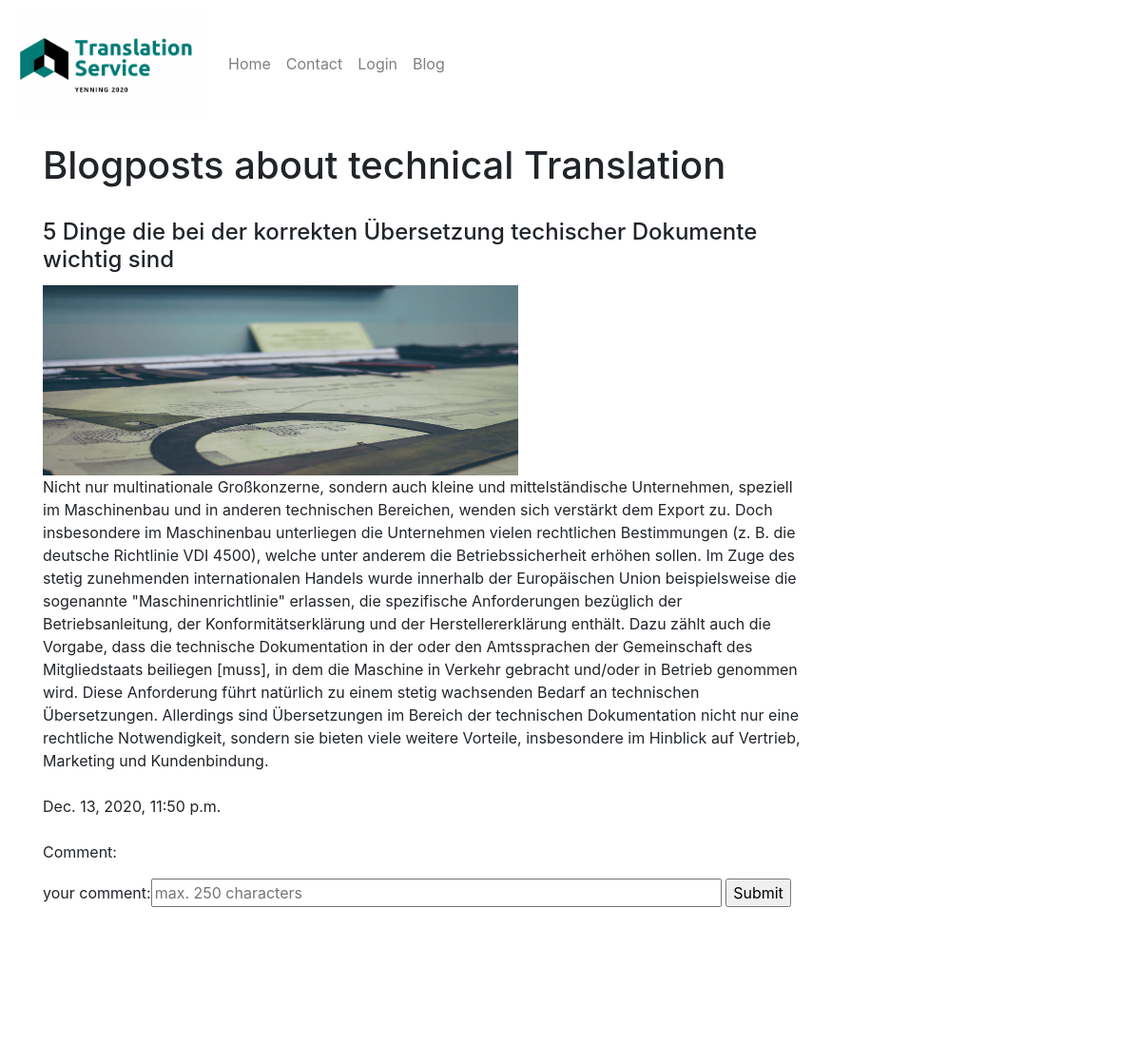
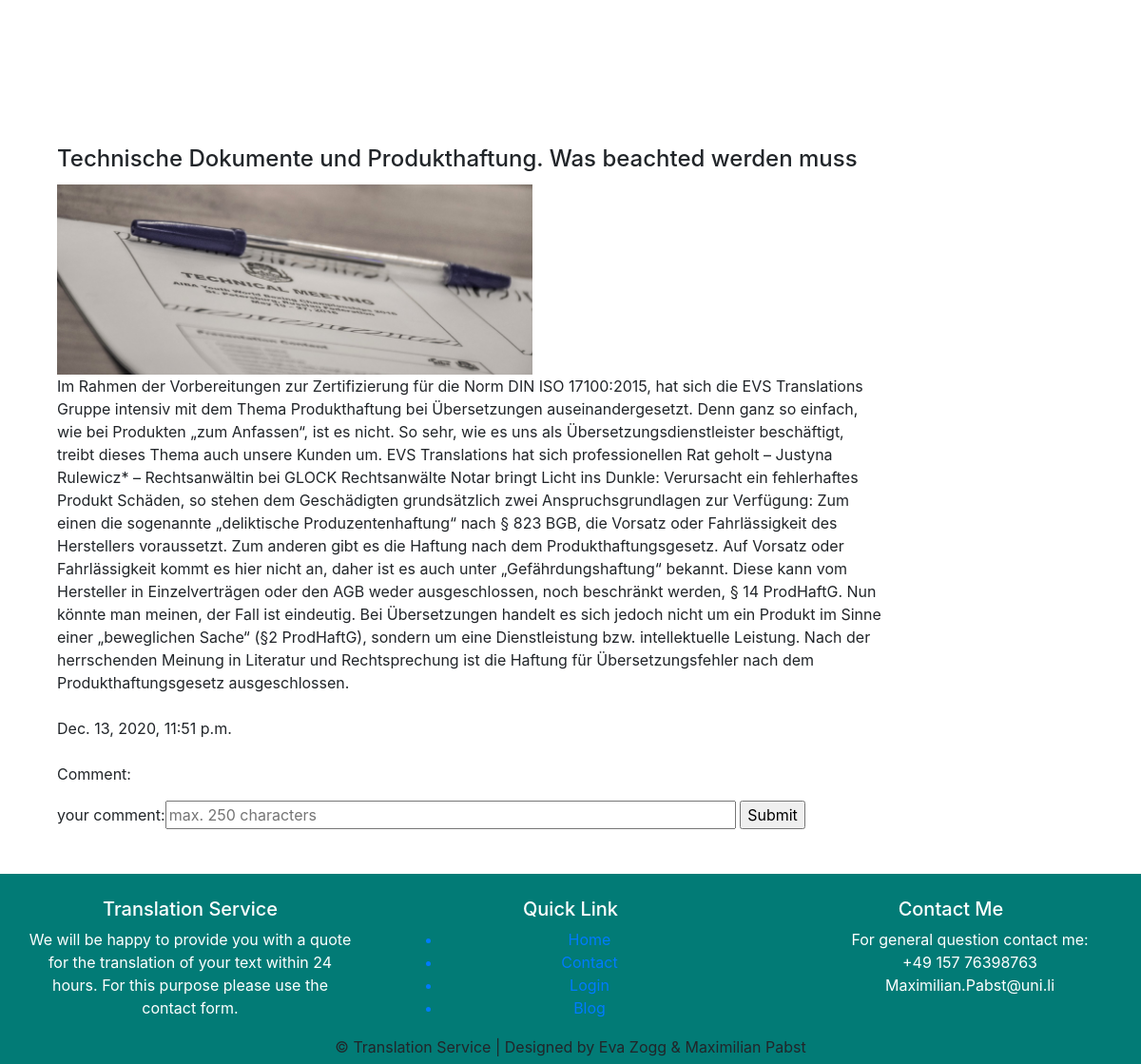
Screenshot of /blog/ with the database file from the repository (2 pictures, top to bottom).
### blog/models.py (models this page shows)
class blog(models.Model):
    title=models.CharField(max_length=200)
    Blogtext=models.TextField()
    Date=models.DateTimeField(auto_now_add=True)
    Comment=models.TextField(max_length=1000, blank=True)
    Image=models.ImageField(upload_to='static', blank=True)

### blog/views.py (the view)
# urls.py: path('blog/', blog_view),
def blog_view(httprequest, *args, **kwargs): #  create function
    blogdata = blog.objects.all()  # Saves objects from DB in Variable blogdata which is called in blog.html
    context = { #the conext dictionary is created
        "blogdata": blogdata,  # key:blogdata and value blogdata
        "Title": "Blogposts about technical Translation", #key: Title and value Blogpost related...
        'form': comment() #key: form and value is the user comment
    }
    if httprequest.method == "POST": #user is creating a POST request
        createcomment(httprequest) #createcomment is called
    return render(httprequest, "blog.html", context) #and Page is rendert again so the comment gets shown

### blog/forms.py
class comment(forms.ModelForm):
    Comment = forms.CharField(max_length=250,
                              label="your comment",
                              widget=forms.TextInput(attrs={'style': 'width:600px', 'placeholder':'max. 250 characters'})) #widget as a HTML representation of Input Field
    class Meta: #further options
        model=blog
        fields=['Comment']

### blog/templates/blog.html (shortened to what this page needs)
{% extends "base.html" %}
    {% block content %}
        <h1>{{ Title }}</h1>
        <br>
        <div class="content">
            <div class="row row-cols-1 row-cols-md-1">
            {%for obj in blogdata%}
                <div class="col mb-4" style="max-width: 900px;">
                    <div class
                        <div class="card-body">
                            <h4 class="card-title">{{ obj.title }}</h4>
                            <img src="{{ obj.Image.url }}" alt="{{ text }}" width="500px" height="200">
                            <br>
                            <p> {{ obj.Blogtext}} <br>
                                <br>{{ obj.Date }} <br><br> Comment: <em><br>{{ obj.Comment }} </em>
                                <form action="/blog/" method="post" >
                                {{ form }}
                                <input type="submit" value="Submit">
                                </form>
                            </p>
                        </div>
                    </div>
                </div>
            </div>
        </div>
    <br><br><br>
        {% endfor %}
    {% endblock %}

### templates/base.html (shortened to what this page needs)
<!DOCTYPE html>
<html lang="en">
<head>
    <link rel="stylesheet" href="https://maxcdn.bootstrapcdn.com/bootstrap/4.5.2/css/bootstrap.min.css">
</head>
<body>
    <nav class="navbar navbar-expand-sm navbar-light" style="background-color: #orange;">
      <a class="navbar-brand" href="/">
        {% load static %}
        <img src="{% static './Logo.png' %}" alt="Logo" style="width:200px;">
      </a>
      <div class="collapse navbar-collapse" id="collapsibleNavbar">
        <ul class="navbar-nav">
          <li class="nav-item">
            <a class="nav-link" href="/home">Home</a>
          </li>
          <li class="nav-item">
            <a class="nav-link" href="/contact">Contact</a>
          </li>
            {% if user.is_authenticated %}
            <li class="nav-item">
            {% comment %}if user is authenticated (logged in) it is shown with its username, which is a link to its profile data.
              the url contains the primary key (pk) of the user{% endcomment %}
                <a class="nav-link" href="{% url 'updateUser' pk=user.id %}">{{ user.get_username }}</a>
            </li>
           <li class="nav-item">
                <a class="nav-link" href="{% url 'logout'%}?next={{request.path}}">Logout</a>
            </li>
          {% else %}
            <li class="nav-item">
                <a class="nav-link" href="{% url 'login'%}?next={{request.path}}">Login</a>
            </li>
          {% endif %}
          <li class="nav-item">
              <a class="nav-link" href="/blog">Blog</a>
          </li>
        </ul>
      </div>
    </nav>
    <main>
    <div class='container'>
        <div class='content'>
            <p>
                {% block content %}{% endblock %}
</body>
    <div class='footer'>
        <div class="footer-content">
            <div class="footer-section-about">
                <h5> <span>Translation</span> Service</h5>
                <p>We will be happy to provide you with a quote for the translation of your text within 24 hours.
                For this purpose please use the contact form.</p>
                <div class="social">
                    <a href='#'>></a>
                    <a href='#'>></a>
                    <a href='#'>></a>
                </div>
            </div>
            <div class="footer-section-link">
                <h5>Quick Link</h5>
                <ul>
                <a href="/home">
                    <li>Home</li>
                </a>
                <a href="/contact">
                    <li>Contact</li>
                </a>
                <a href={% url 'login'%}?next={{request.path}}">
                    <li>Login</li>
                </a>
                <a href="/blog">
                    <li>Blog</li>
                </a>
                </ul>
            </div>
            <div class="footer-section-contact-form"><h5>Contact Me</h5>
                <ul>
                For general question contact me:
                <br>
                +49 157 76398763
                <br>
                Maximilian.Pabst@uni.li
            </div>
        </div>
        <div class='footer-bottom'>
            &copy; Translation Service | Designed by Eva Zogg & Maximilian Pabst
        </div>
    </div>
</html>

### templates/base.html (style rules this page uses)
.footer { background-color: #027b76; position: relative; text-align: center; height: 200px; margin-top: -70px; clear: both; }
.footer-bottom { background-color: #027b76; height: 30px; text-align: center; position: absolute; bottom: 0px; left: 0px; padding-top: 0px; width: 100%; }
.footer-content { border: 1px; height: 170px; display: flex; }
.footer-section-about { flex: 1; border: 1px; padding: 25px; text-align: center; color: white; }
.footer-section-link { flex: 1; border: 1px; padding: 25px; text-align: center; color: white; }
.footer-section-contact-form { flex: 1; border: 1px; padding: 25px; text-align: center; color: white; }
.content { min-height: 100%; overflow: auto; padding-bottom: 100px; background-color: white; width: 800px; }
.container { position: relative; min-height: 100%; }

### rows the page displays
blog: title "5 Dinge die bei der korrekten Übersetzung techischer Dokumente wichtig sind", Image (picture), Blogtext "Nicht nur multinationale Großkonzerne, sondern auch kleine und mittelständische Unternehmen, speziell im Maschinenbau und in anderen technischen Bereichen, wenden sich verstärkt dem Export zu. Doch insbesondere im Maschinenbau unterliegen die Unternehmen vielen rechtlichen Bestimmungen (z. B. die deutsche Richtlinie VDI 4500), welche unter anderem die Betriebssicherheit erhöhen sollen. Im Zuge des stetig zunehmenden internationalen Handels wurde innerhalb der Europäischen Union beispielsweise die sogenannte \"Maschinenrichtlinie\" erlassen, die spezifische Anforderungen bezüglich der Betriebsanleitung, der Konformitätserklärung und der Herstellererklärung enthält. Dazu zählt auch die Vorgabe,…", Date "Dec. 13, 2020, 11:50 p.m."
blog: title "Technische Dokumente und Produkthaftung. Was beachted werden muss", Image (picture), Blogtext "Im Rahmen der Vorbereitungen zur Zertifizierung für die Norm DIN ISO 17100:2015, hat sich die EVS Translations Gruppe intensiv mit dem Thema Produkthaftung bei Übersetzungen auseinandergesetzt. Denn ganz so einfach, wie bei Produkten „zum Anfassen“, ist es nicht. So sehr, wie es uns als Übersetzungsdienstleister beschäftigt, treibt dieses Thema auch unsere Kunden um. EVS Translations hat sich professionellen Rat geholt – Justyna Rulewicz* ­– Rechtsanwältin bei GLOCK Rechtsanwälte Notar bringt Licht ins Dunkle: Verursacht ein fehlerhaftes Produkt Schäden, so stehen dem Geschädigten grundsätzlich zwei Anspruchsgrundlagen zur Verfügung: Zum einen die sogenannte „deliktische Produzentenhaftung“…", Date "Dec. 13, 2020, 11:51 p.m."

### other values shown
{{ Title }} "Blogposts about technical Translation"
